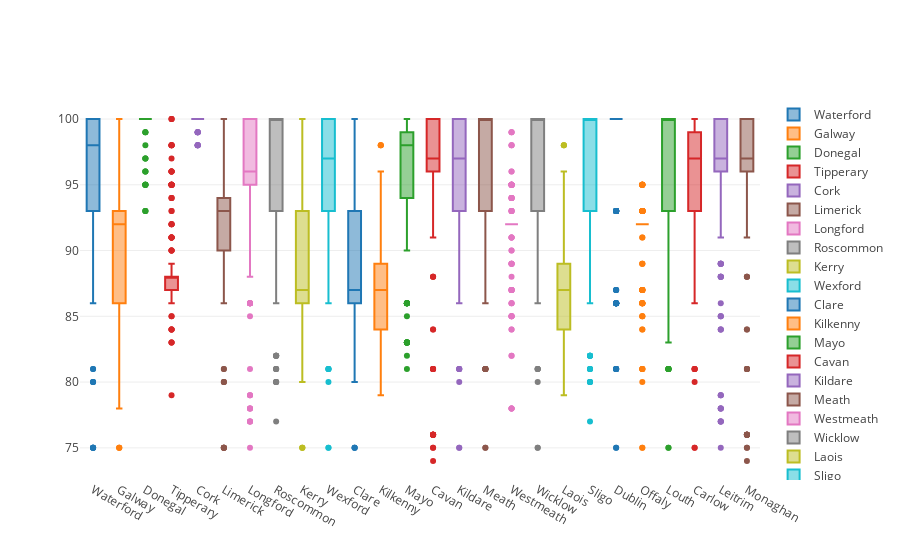

Here is the notebook cell this chart was saved with:
### Code cell
#box_plot_graph('Wind_Speed')
#graph_data()
graph_types = ['Temprature','Pressure','Humidity','Wind_Speed']   
signal1 = widgets.Select(options=graph_types, value='Humidity' , description='Graph Types', disabled=True)
widgets.interactive(box_plot_graph, graph_name=signal1)

### Figure 1 — Plotly figure (JSON) as saved in the notebook; plotly's stock layout.template omitted (floating-point values rounded to 4 significant figures; data arrays with more than 128 entries replaced by an {"elided": "..."} marker saying what was removed)
{"data": [{"name": "Waterford", "type": "box", "y": {"elided": "184 int values"}}, {"name": "Galway", "type": "box", "y": {"elided": "184 int values"}}, {"name": "Donegal", "type": "box", "y": {"elided": "184 int values"}}, {"name": "Tipperary", "type": "box", "y": {"elided": "184 int values"}}, {"name": "Cork", "type": "box", "y": {"elided": "184 int values"}}, {"name": "Limerick", "type": "box", "y": {"elided": "184 int values"}}, {"name": "Longford", "type": "box", "y": {"elided": "184 int values"}}, {"name": "Roscommon", "type": "box", "y": {"elided": "184 int values"}}, {"name": "Kerry", "type": "box", "y": {"elided": "184 int values"}}, {"name": "Wexford", "type": "box", "y": {"elided": "184 int values"}}, {"name": "Clare", "type": "box", "y": {"elided": "184 int values"}}, {"name": "Kilkenny", "type": "box", "y": {"elided": "184 int values"}}, {"name": "Mayo", "type": "box", "y": {"elided": "184 int values"}}, {"name": "Cavan", "type": "box", "y": {"elided": "184 int values"}}, {"name": "Kildare", "type": "box", "y": {"elided": "184 int values"}}, {"name": "Meath", "type": "box", "y": {"elided": "184 int values"}}, {"name": "Westmeath", "type": "box", "y": {"elided": "184 int values"}}, {"name": "Wicklow", "type": "box", "y": {"elided": "184 int values"}}, {"name": "Laois", "type": "box", "y": {"elided": "184 int values"}}, {"name": "Sligo", "type": "box", "y": {"elided": "184 int values"}}, {"name": "Dublin", "type": "box", "y": {"elided": "184 int values"}}, {"name": "Offaly", "type": "box", "y": {"elided": "184 int values"}}, {"name": "Louth", "type": "box", "y": {"elided": "184 int values"}}, {"name": "Carlow", "type": "box", "y": {"elided": "184 int values"}}, {"name": "Leitrim", "type": "box", "y": {"elided": "184 int values"}}, {"name": "Monaghan", "type": "box", "y": {"elided": "184 int values"}}], "layout": {}}
